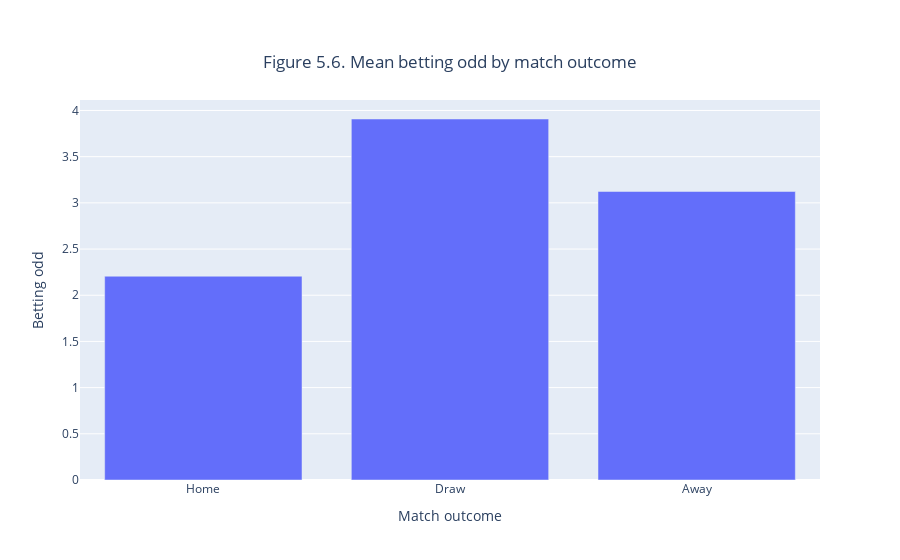

Notebook cell for this chart:
### Code cell
#Visualisation code for Q5

#Plot barplot
fig = go.Figure([go.Bar(x=Bet["FTR"], y=Bet["B365"])])

#set plot's characteristics
fig.update_layout(
                    title={
                            'text': "Figure 5.6. Mean betting odd by match outcome",
                            'y':0.9,
                            'x':0.5,
                            'xanchor': 'center',
                            'yanchor': 'top'}, 
                    xaxis_title="Match outcome",
                    yaxis_title="Betting odd",
                    xaxis = dict(
                                    tickmode = 'array',
                                    tickvals = ["H", "D", "A"],
                                    ticktext = ['Home', 'Draw', 'Away']
                                )
            )

fig.show()

### Figure 1 — Plotly figure (JSON) as saved in the notebook; plotly's stock layout.template omitted (floating-point values rounded to 4 significant figures)
{"data": [{"type": "bar", "x": ["H", "D", "A"], "y": [2.206, 3.908, 3.123]}], "layout": {"title": {"text": "Figure 5.6. Mean betting odd by match outcome", "x": 0.5, "xanchor": "center", "y": 0.9, "yanchor": "top"}, "xaxis": {"tickmode": "array", "ticktext": ["Home", "Draw", "Away"], "tickvals": ["H", "D", "A"], "title": {"text": "Match outcome"}}, "yaxis": {"title": {"text": "Betting odd"}}}}
